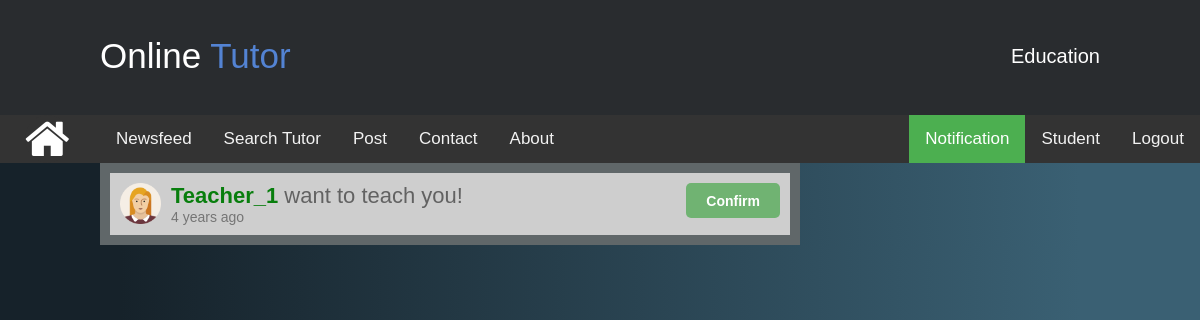
Page /notification.php (signed in) on the committed database.
### tables this page shows
CREATE TABLE IF NOT EXISTS `user` (
  `id` int(11) NOT NULL AUTO_INCREMENT,
  `fullname` varchar(150) NOT NULL,
  `gender` varchar(6) NOT NULL,
  `email` varchar(40) NOT NULL,
  `phone` varchar(15) NOT NULL,
  `address` varchar(200) NOT NULL DEFAULT '',
  `pass` varchar(50) NOT NULL,
  `confirmcode` varchar(7) NOT NULL,
  `activation` varchar(3) NOT NULL DEFAULT '',
  `type` varchar(10) NOT NULL,
  `user_pic` text,
  `last_logout` timestamp NOT NULL DEFAULT CURRENT_TIMESTAMP ON UPDATE CURRENT_TIMESTAMP,
  `online` varchar(5) NOT NULL DEFAULT 'no',
  PRIMARY KEY (`id`)
);

CREATE TABLE IF NOT EXISTS `applied_post` (
  `id` int(11) NOT NULL AUTO_INCREMENT,
  `post_id` int(11) NOT NULL,
  `post_by` int(11) NOT NULL,
  `applied_by` int(11) NOT NULL,
  `applied_to` int(11) NOT NULL,
  `applied_time` timestamp NOT NULL DEFAULT CURRENT_TIMESTAMP,
  `student_ck` varchar(3) NOT NULL DEFAULT 'no',
  `tutor_ck` varchar(3) NOT NULL DEFAULT 'no',
  `tutor_cf` tinyint(4) NOT NULL DEFAULT '0',
  `tution_cf` int(11) NOT NULL DEFAULT '0',
  PRIMARY KEY (`id`)
);

### inc/timeago.php (called while the page is built, shortened)
<?php
class timeago
{
    function time_ago($timestamp){
    $time_ago        = strtotime($timestamp);
    $current_time    = time();
    $time_difference = $current_time - $time_ago;
    $seconds         = $time_difference;
    $minutes = round($seconds / 60);
    $hours   = round($seconds / 3600);
    $days    = round($seconds / 86400);
    $weeks   = round($seconds / 604800);
    $months  = round($seconds / 2629440);
    $years   = round($seconds / 31553280);
    if ($seconds <= 60){
      return "Just Now";
    } else if ($minutes <= 60){
      if ($minutes == 1){
        return "1 min ago";
      } else {
        return "$minutes mins ago";
      }
    } else if ($hours <= 24){
      if ($hours == 1){
        return "1 hr ago";
      } else {
        return "$hours hrs ago";
      }
    } else if ($days <= 7){
      if ($days == 1){
        return "yesterday";
      } else {
        return "$days days ago";
      }
    } else if ($weeks <= 4.3){
      if ($weeks == 1){
        return "1 week ago";
      } else {
        return "$weeks weeks ago";
      }
    } else if ($months <= 12){
      if ($months == 1){
        return "1 month ago";
      } else {
        return "$months months ago";
      }
    } else {
      if ($years == 1){
        return "1 year ago";
      } else {
        return "$years years ago";
      }
    }
  }
}
?>

### notification.php (the view, shortened to what this page needs)
<?php
 include ( "inc/connection.inc.php" );
if (!isset($_SESSION['user_login'])) {
	$user = "";
	$utype_db = "";
}
else {
	$user = $_SESSION['user_login'];
	$result = $con->query("SELECT * FROM user WHERE id='$user'");
		$get_user_name = $result->fetch_assoc();
			$uname_db = $get_user_name['fullname'];
			$utype_db = $get_user_name['type'];
}
include_once("inc/timeago.php");
$time = new timeago();
?>
<!DOCTYPE html>
<html>
<head>
	<link rel="stylesheet" type="text/css" href="css/style.css">
	<link href="css/footer.css" rel="stylesheet" type="text/css" media="all" />
	<link rel="stylesheet" type="text/css" href="css/homemenu.css">
    <link rel="stylesheet" href="https://maxcdn.bootstrapcdn.com/font-awesome/4.3.0/css/font-awesome.min.css">
</head>
<body class="body1">
<div>
	<div>
		<header class="header">
			<div class="header-cont">
				<?php
					include 'inc/banner.inc.php';
				?>
			</div>
		</header>
		</div>
		<div class="topnav">
			<div class="parent2">
		  <div class="test1 bimage1"><a href=""><img src="image/tech.png" title="IT Solution" style="border-radius: 50%;" width="42" height="42"></a></div>
		  <div class="test2"><a href="#"><img src="image/eventmgt.png" title="Event Management" width="42" height="42" style="border-radius: 50%;"></a></div>
		  <div class="test3"><a href="#"><img src="image/photography.png" title="Photography" width="42" height="42" style="border-radius: 50%;"></a></div>
		  <div class="test4"><a href="#"><img src="image/teaching.png" title="Tution" style="border-radius: 50%;" width="42" height="42"></a></div>
		  <div class="mask2"><i class="fa fa-home fa-3x"></i></div>
		</div>
			<a class="navlink" href="index.php" style="margin: 0px 0px 0px 100px;">Newsfeed</a>
			<a class="navlink" href="search.php">Search Tutor</a>
			<?php
			if($utype_db == "teacher")
				{
				}else {
					echo '<a class="navlink" href="postform.php">Post</a>';
				}
			 ?>
			<a class="navlink" href="#contact">Contact</a>
			<a class="navlink" href="#about">About</a>
			<div style="float: right;" >
				<table>
					<tr>
						<?php
							if($user != ""){
								if($utype_db == 'teacher'){
									$resultnoti = $con->query("SELECT * FROM applied_post WHERE (applied_by='$user' AND tution_cf='1' AND tutor_ck='no') OR (applied_to='$user' AND tutor_ck='no')" );
								}else{
									$resultnoti = $con->query("SELECT * FROM applied_post WHERE post_by='$user' AND student_ck='no'");
								}
								$resultnoti_cnt = $resultnoti->num_rows;
								if($resultnoti_cnt == 0){
									$resultnoti_cnt = "";
								}else{
									$resultnoti_cnt = '('.$resultnoti_cnt.')';
								}
								echo '<td>
							<a class="active navlink" href="notification.php">Notification'.$resultnoti_cnt.'</a>
						</td>
								<td>
							<a class="navlink" href="profile.php?uid='.$user.'">'.$uname_db.'</a>
						</td>
						<td>
							<a class="navlink" href="logout.php">Logout</a>
						</td>';
							}
						?>
					</tr>
				</table>
			</div>
		</div>
	</div>
	<div class="nbody" style="margin: 0px 100px; overflow: hidden;">
		<div class="nfeedleft">
				<?php
					if($utype_db == 'teacher'){
						$query = $con->query("SELECT * FROM applied_post WHERE (applied_by='$user' AND tution_cf='1') OR (applied_to='$user') ORDER BY id DESC");
						$nmrow = $query->num_rows;
						if($nmrow == 0){
							echo '
								<div class="nfbody">
								<div class="p_head">
								<div class="p_nmdate">
									<h5>No Notification Found!</h5>
								</div>
							</div>
						</div>';
						}else{
						while ($row = $query->fetch_assoc()) {
							$post_id = $row['post_id'];
							$applied_by_id = $row['applied_by'];
							$post_by_id = $row['post_by'];
							$deadline = $row['applied_time'];
							$tution_confirm = $row['tution_cf'];
							if($post_by_id == 0) $post_by_id = $applied_by_id;
							$query1 = $con->query("SELECT * FROM user WHERE id='$post_by_id'");
							$user_fname = $query1->fetch_assoc();
							$uname_db = $user_fname['fullname'];
							$pro_pic_db = $user_fname['user_pic'];
							$ugender_db = $user_fname['gender'];
							if($post_id == ""){
								$notimsg = "applied on your tution! ";
							}else{
								$notimsg = "Choose you as tutor! ";
							}
							if($pro_pic_db == ""){
									if($ugender_db == "male"){
									$pro_pic_db = "malepic.png";
								}else if($ugender_db == "female"){
									$pro_pic_db = "femalepic.png";
								}
							}else {
								if (file_exists("image/profilepic/".$pro_pic_db)){
								}else{
										if($ugender_db == "male"){
										$pro_pic_db = "malepic.png";
									}else if($ugender_db == "female"){
										$pro_pic_db = "femalepic.png";
									}
								}
							}
							echo '
								<div class="nfbody">
								<div class="p_head">
								<div style="float: right;">';
												echo '<form action="aboutme.php?uid='.$post_by_id.'" method="post">
										<input type="submit" class="sub_button"  style="margin: 0px;" name="" value="View Contact" />
									</form>';
								echo '</div>
								<div>
									<img src="image/profilepic/'.$pro_pic_db.'" width="41px" height="41px">
								</div>
								<div class="p_nmdate">
									<h4><a href="aboutme.php?uid='.$post_by_id.'" style="color: #087E0D;">'.$uname_db.'</a> <span style="color: #626262; font-weight: 100;">'.$notimsg.'</span></h4>
									<h5 style="color: #757575;"><a class="c_ptime" >'.$time->time_ago($deadline).'</a></h5>
								</div>
							</div>
						</div>';
						}
						}
					}elseif($utype_db == 'student'){
						$query = $con->query("SELECT * FROM applied_post WHERE post_by='$user' ORDER BY id DESC");
						while ($row = $query->fetch_assoc()) {
							$post_id = $row['post_id'];
							$applied_by_id = $row['applied_by'];
							$deadline = $row['applied_time'];
							$tution_confirm = $row['tution_cf'];
							$query1 = $con->query("SELECT * FROM user WHERE id='$applied_by_id'");
							$user_fname = $query1->fetch_assoc();
							$uname_db = $user_fname['fullname'];
							$pro_pic_db = $user_fname['user_pic'];
							$ugender_db = $user_fname['gender'];
							if($post_id == ""){
								$notimsg = "applied on your tution ";
							}else{
								$notimsg = "want to teach you! ";
							}
							if($pro_pic_db == ""){
									if($ugender_db == "male"){
									$pro_pic_db = "malepic.png";
								}else if($ugender_db == "female"){
									$pro_pic_db = "femalepic.png";
								}
							}
							echo '
								<div class="nfbody">
								<div class="p_head">
								<div style="float: right;">';
												if($tution_confirm == "1"){
													echo '
												<input type="button" class="sub_button" style="margin: 0px; background-color: #a76d6d; cursor: default;" name="" value="Already Confirm" />';
												}else{
												echo '<form action="approvetutor.php?app_tut='.$post_id.'" method="post">
										<input type="submit" class="sub_button"  style="margin: 0px;" name="" value="Confirm" />
									</form>';
										}
								echo '</div>
								<div>
									<img src="image/profilepic/'.$pro_pic_db.'" width="41px" height="41px">
								</div>
								<div class="p_nmdate">
									<h4><a href="aboutme.php?uid='.$applied_by_id.'" style="color: #087E0D;">'.$uname_db.'</a> <span style="color: #626262; font-weight: 100;">'.$notimsg.'</span></h4>
									<h5 style="color: #757575;"><a class="c_ptime" href="viewpost.php?pid='.$post_id.'">'.$time->time_ago($deadline).'</a></h5>
								</div>
							</div>
						</div>';
						}
					}
				?>
		</div>
	</div>
</body>
</html>

### css/style.css (style rules this page uses)
body { width: 100%; margin: 0 auto; background-color: #ddd; font-size: 14px; }
header { background-color: #00695C; height: 101px; }
.body1 { margin: 0 auto; font-family: Verdana, Geneva, sans-serif; }
.header { background-color:#292c2f; box-shadow:0 1px 1px #ccc; padding: 4px 100px; color: #ffffff; box-sizing: border-box; top:100px; -webkit-transition:top 0.3s; transition:top 0.3s; text-align: center; margin: 0 auto; height: 115px; top: 0; left: 0; z-index: 1; }
.topnav { overflow: hidden; background-color: #333; }
.topnav .navlink { float: left; display: block; color: #f2f2f2; text-align: center; padding: 14px 16px; text-decoration: none; font-size: 17px; }
.topnav .navlink.active { background-color: #4CAF50; color: white; }
.nfeedleft { float: left; width: 700px; background-color: #606769; }
.nfbody { background-color: #cecece; margin: 10px; padding: 10px; }
.p_head img { float: left; }
.p_nmdate { overflow: hidden; padding: 0 10px; font-weight: bold; font-size: 22px; }
.p_nmdate h4 { color: #087E0D; font-family: "Trebuchet MS", Helvetica, sans-serif; }
.p_nmdate h5 { font-size: 14px; font-weight: normal; }
.c_ptime { text-decoration: none; color: #757575; }
.sub_button { font-size: 14px; font-weight: 600; color: white; padding: 6px 20px; display: inline-block; float: right; text-decoration: none; height: 35px; -webkit-border-radius: 5px; -moz-border-radius: 5px; border-radius: 5px; background-color: #70b372; transition: all 0.1s linear 0s; top: 0px; position: relative; border: none; cursor: pointer; }

### css/footer.css (style rules this page uses)
html,body,div,span,applet,object,iframe,h1,h2,h3,h4,h5,h6,p,blockquote,pre,a,abbr,acronym,address,big,cite,code,del,dfn,em,img,ins,kbd,q,s,samp,small,strike,strong,sub,sup,tt,var,b,u,i,dl,dt,dd,ol,nav ul,nav li,fieldset,form,label,legend,table,caption,tbody,tfoot,thead,tr,th,td,article,aside,canvas,details,embed,figure,figcaption,footer,header,hgroup,menu,nav,output,ruby,section,summary,time,mark,audio,video { margin:0;padding:0;border:0;font-size:100%;font:inherit;vertical-align:baseline; }
article, aside, details, figcaption, figure,footer, header, hgroup, menu, nav, section { display: block; }
table { border-collapse:collapse;border-spacing:0; }
a { text-decoration:none; }

### css/homemenu.css (style rules this page uses)
body { background: -webkit-linear-gradient(90deg, #16222A 10%, #3A6073 90%); background: -moz-linear-gradient(90deg, #16222A 10%, #3A6073 90%); background: -ms-linear-gradient(90deg, #16222A 10%, #3A6073 90%); background: -o-linear-gradient(90deg, #16222A 10%, #3A6073 90%); background: linear-gradient(90deg, #16222A 10%, #3A6073 90%); }
.parent2 { position:absolute; display:block; width:50px; height:50px; background-color:transparent; border-radius:50%; z-index:20; }
.test1 { width:42px; height:42px; background-color:#333; border-radius:50%; position:absolute; color:white; text-align:center; line-height:50px; z-index:19;; left: 27px; top: 2px; transition: all 500ms cubic-bezier(0.680, -0.550, 0.265, 1.550); position:absolute; }
.test2 { width:42px; height:42px; left: 27px; top: 2px; background-color:#333; border-radius:50%; position:absolute; color:white; text-align:center; line-height:50px; z-index:19; transition: all 500ms cubic-bezier(0.680, -0.550, 0.265, 1.550) .2s; }
.test3 { width:42px; height:42px; background-color:#333; border-radius:50%; position:absolute; color:white; text-align:center; line-height:50px; left: 27px; top: 2px; transition: all 500ms cubic-bezier(0.680, -0.550, 0.265, 1.550) .4s; }
.test4 { width:42px; height:42px; background-color:#333; border-radius:50%; position:absolute; color:white; text-align:center; line-height:50px; left: 27px; top: 2px; transition: all 500ms cubic-bezier(0.680, -0.550, 0.265, 1.550) .6s; }
.mask2 { background:#333; border-radius:50%; position:absolute; z-index:21; color:white; text-align:center; cursor:pointer; left: 25px; }
.bimage1 { background-image: url("../image/insta-logo.png"); }

### rows in the picture
user: fullname "Student"
applied_post: user.gender (picture), user.fullname "Teacher_1", post "want to teach you!", applied_time "4 years ago"
